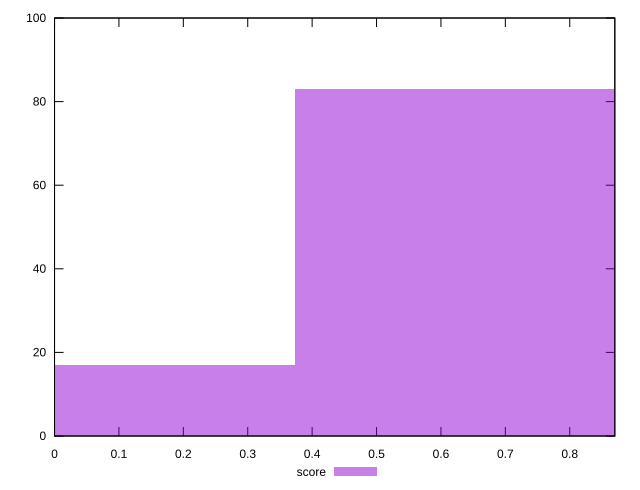

Generate this figure with gnuplot:
reset

$score <<EOF
0.7467254267053369 83
0 17
EOF

set key outside below
set boxwidth 0.7467254267053369
set xrange [0:0.87]
set yrange [0:100]
set trange [0:100]
set style fill transparent solid 0.5 noborder
set terminal svg size 640, 490 enhanced background rgb 'white'
set output "reports/report_00032_2021-02-25T10-28-15.087Z/cumulative-layout-shift/samples/astro/score/histogram.svg"

plot $score title "score" with boxes

reset
